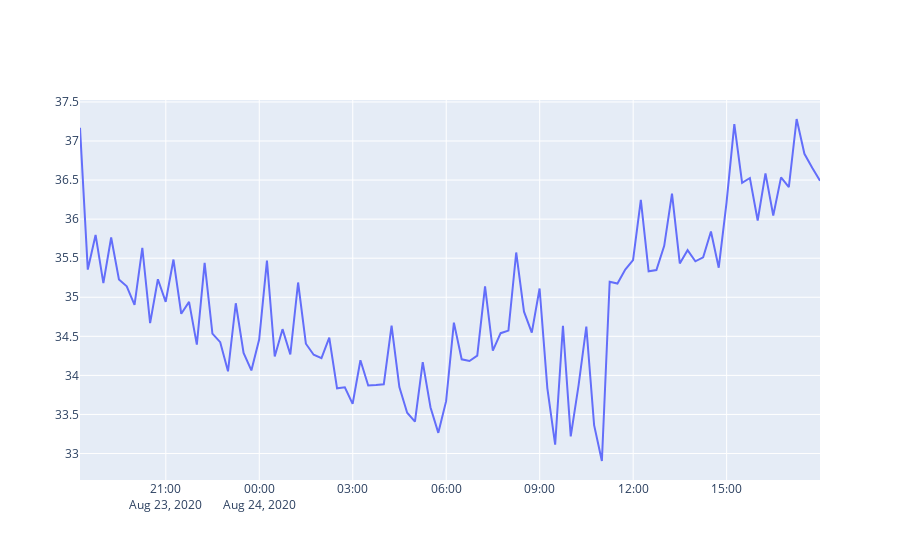

Notebook source saved alongside this figure:
### Code cell
from datetime import datetime
from pandas import read_csv
parser=lambda x: datetime.fromtimestamp(int(x)/1000)
series = read_csv('cpmyard.15min.csv', header=0, parse_dates=[0], index_col=0, squeeze=True, date_parser=parser)
datalength = len(series)
series2 = series[:int(datalength/2)]

data = series2.values
config = [(1, 1, 1), (1, 1, 1,24*4), 'ct']
predictions = sarima_forecast(data, config, 24*4).tolist()
#print('forecast:', len(predictions), predictions)
realdata = series[int(datalength/2):]
from datetime import datetime
clocks = [datetime.utcfromtimestamp(dt64.astype(int)/1000000000)  for dt64 in realdata.index.values]
#print(clocks[:10] )
import plotly.graph_objects as go
fig = go.Figure(data=go.Scatter(x = clocks, y=predictions))
fig.show()

### Figure 1 — Plotly figure (JSON) as saved in the notebook; plotly's stock layout.template omitted (floating-point values rounded to 4 significant figures; data arrays with more than 128 entries replaced by an {"elided": "..."} marker saying what was removed)
{"data": [{"type": "scatter", "x": {"elided": "1057 str values"}, "y": [37.17, 35.35, 35.8, 35.18, 35.76, 35.23, 35.14, 34.9, 35.63, 34.67, 35.23, 34.94, 35.48, 34.79, 34.94, 34.39, 35.44, 34.53, 34.43, 34.05, 34.92, 34.29, 34.06, 34.46, 35.47, 34.24, 34.59, 34.27, 35.19, 34.41, 34.26, 34.22, 34.48, 33.83, 33.85, 33.64, 34.19, 33.87, 33.88, 33.89, 34.64, 33.85, 33.52, 33.41, 34.17, 33.59, 33.26, 33.67, 34.68, 34.21, 34.18, 34.25, 35.14, 34.32, 34.54, 34.57, 35.57, 34.82, 34.55, 35.11, 33.83, 33.11, 34.64, 33.22, 33.87, 34.63, 33.36, 32.9, 35.2, 35.18, 35.35, 35.48, 36.25, 35.33, 35.35, 35.66, 36.33, 35.43, 35.6, 35.46, 35.51, 35.84, 35.38, 36.21, 37.22, 36.47, 36.53, 35.98, 36.59, 36.05, 36.53, 36.41, 37.28, 36.84, 36.66, 36.49]}], "layout": {}}
